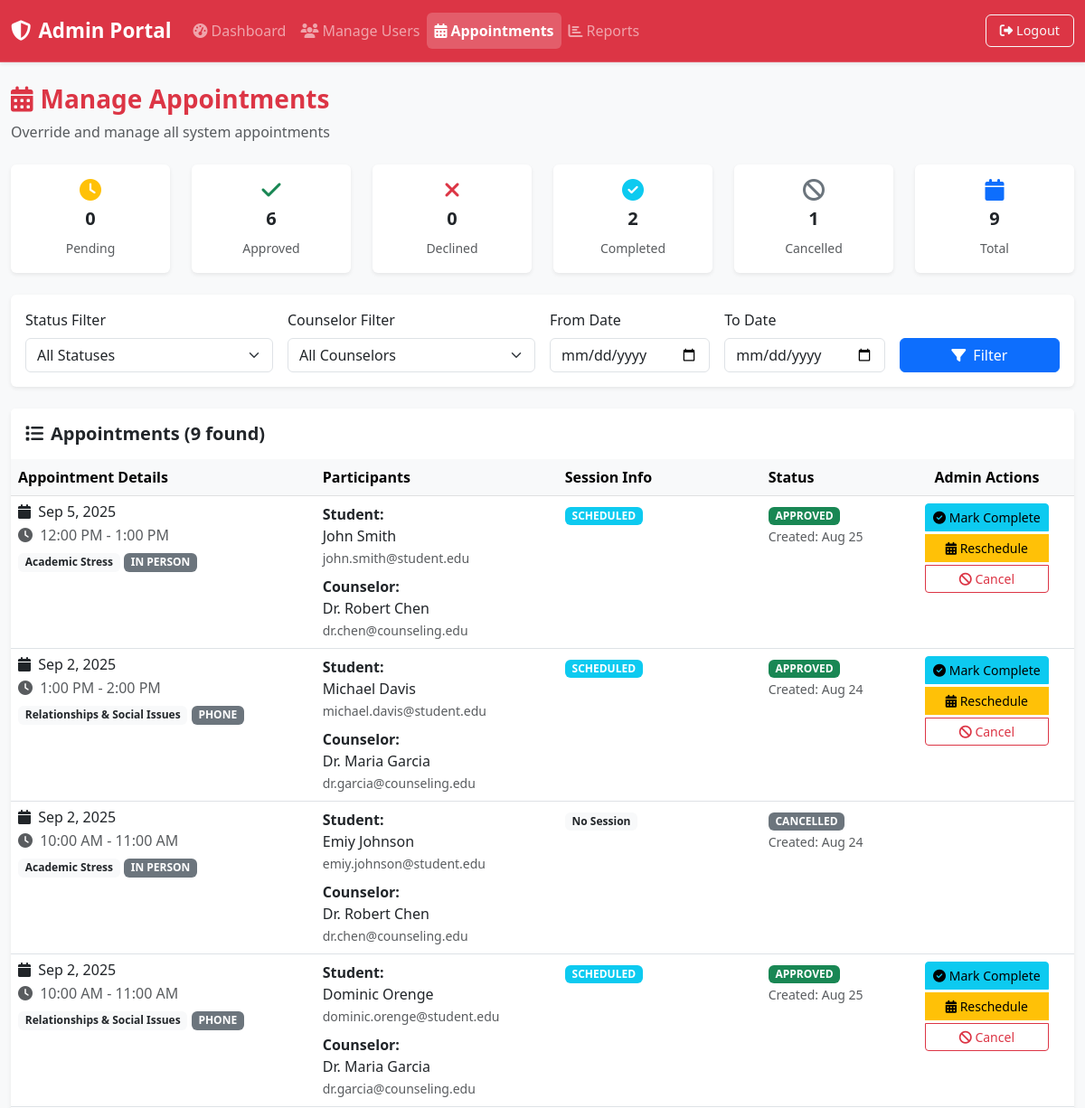
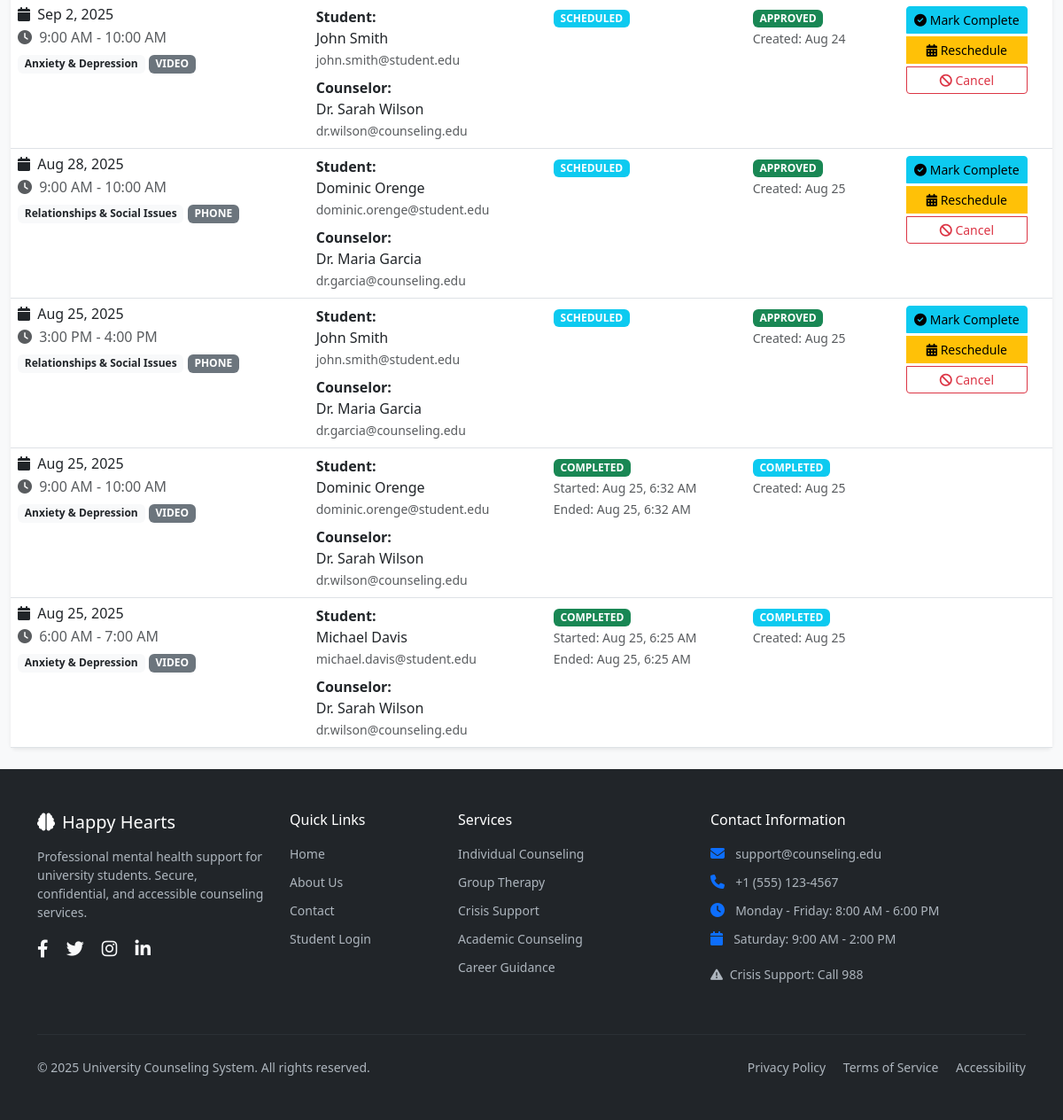
The page /admin/manage_appointments.php (signed in) on the database its author committed (2 pictures, top to bottom).
### tables this page shows
CREATE TABLE `appointments` (
  `id` bigint NOT NULL AUTO_INCREMENT,
  `student_id` bigint NOT NULL,
  `counselor_id` bigint NOT NULL,
  `start_time` datetime NOT NULL,
  `end_time` datetime NOT NULL,
  `status` enum('PENDING','APPROVED','DECLINED','CANCELLED','COMPLETED') DEFAULT 'PENDING',
  `message` text,
  `created_at` timestamp NULL DEFAULT CURRENT_TIMESTAMP,
  `updated_at` timestamp NULL DEFAULT NULL,
  PRIMARY KEY (`id`),
  KEY `counselor_id` (`counselor_id`,`start_time`),
  KEY `student_id` (`student_id`,`start_time`),
  CONSTRAINT `appointments_ibfk_1` FOREIGN KEY (`student_id`) REFERENCES `users` (`id`),
  CONSTRAINT `appointments_ibfk_2` FOREIGN KEY (`counselor_id`) REFERENCES `users` (`id`)
);

CREATE TABLE `counselor_profiles` (
  `user_id` bigint NOT NULL,
  `specialty` varchar(150) DEFAULT NULL,
  `meeting_mode` enum('IN_PERSON','VIDEO','PHONE') DEFAULT NULL,
  `bio` text,
  `location` varchar(150) DEFAULT NULL,
  PRIMARY KEY (`user_id`),
  CONSTRAINT `counselor_profiles_ibfk_1` FOREIGN KEY (`user_id`) REFERENCES `users` (`id`) ON DELETE CASCADE
);

CREATE TABLE `users` (
  `id` bigint NOT NULL AUTO_INCREMENT,
  `role` enum('STUDENT','COUNSELOR','ADMIN') NOT NULL,
  `name` varchar(150) NOT NULL,
  `email` varchar(150) NOT NULL,
  `password_hash` varchar(255) NOT NULL,
  `phone` varchar(20) DEFAULT NULL,
  `created_at` timestamp NULL DEFAULT CURRENT_TIMESTAMP,
  PRIMARY KEY (`id`),
  UNIQUE KEY `email` (`email`)
);

CREATE TABLE `sessions` (
  `id` bigint NOT NULL AUTO_INCREMENT,
  `appointment_id` bigint NOT NULL,
  `status` enum('SCHEDULED','IN_PROGRESS','COMPLETED','CANCELLED') DEFAULT 'SCHEDULED',
  `started_at` datetime DEFAULT NULL,
  `ended_at` datetime DEFAULT NULL,
  PRIMARY KEY (`id`),
  UNIQUE KEY `appointment_id` (`appointment_id`),
  CONSTRAINT `sessions_ibfk_1` FOREIGN KEY (`appointment_id`) REFERENCES `appointments` (`id`) ON DELETE CASCADE
);

### admin/manage_appointments.php (the view, shortened to what the rows shown need)
<?php
require_once '../config/db.php';
$query = "
    SELECT a.*,
           s_user.name as student_name, s_user.email as student_email, s_user.phone as student_phone,
           c_user.name as counselor_name, c_user.email as counselor_email,
           cp.specialty, cp.meeting_mode, cp.location,
           sess.id as session_id, sess.status as session_status, sess.started_at, sess.ended_at,
           (CASE
               WHEN sess.status = 'IN_PROGRESS' AND sess.started_at < DATE_SUB(NOW(), INTERVAL 2 HOUR)
               THEN 1 ELSE 0
           END) as is_stuck
    FROM appointments a
    JOIN users s_user ON a.student_id = s_user.id
    JOIN users c_user ON a.counselor_id = c_user.id
    LEFT JOIN counselor_profiles cp ON c_user.id = cp.user_id
    LEFT JOIN sessions sess ON a.id = sess.appointment_id
    WHERE 1=1
";
$params = [];
$query .= " ORDER BY a.start_time DESC";
$stmt = $pdo->prepare($query);
$stmt->execute($params);
$appointments = $stmt->fetchAll();
?>
<!DOCTYPE html>
<html lang="en">
<head>
    <link href="https://cdn.jsdelivr.net/npm/bootstrap@5.3.0/dist/css/bootstrap.min.css" rel="stylesheet">
    <link href="https://cdnjs.cloudflare.com/ajax/libs/font-awesome/6.4.0/css/all.min.css" rel="stylesheet">
    <link href="../assets/css/app.css" rel="stylesheet">
</head>
<body class="bg-light">
    <div class="container-fluid py-4">
        <div class="row">
            <div class="col-12">
                <div class="d-flex justify-content-between align-items-center mb-4">
                    <div>
                        <h1 class="h3 fw-bold text-danger">
                            <i class="fas fa-calendar-alt me-2"></i>Manage Appointments
                        </h1>
                    </div>
                </div>
            </div>
        </div>
        <div class="card border-0 shadow-sm">
            <div class="card-body p-0">
                <div class="table-responsive">
                    <table class="table table-hover mb-0">
                        <thead class="table-light">
                            <tr>
                                <th>Appointment Details</th>
                                <th>Participants</th>
                                <th>Session Info</th>
                                <th>Status</th>
                                <th class="text-center">Admin Actions</th>
                            </tr>
                        </thead>
                        <tbody>
                            <?php foreach ($appointments as $appointment): ?>
                                <tr <?= $appointment['is_stuck'] ? 'class="table-warning"' : '' ?>>
                                    <td>
                                        <div>
                                            <h6 class="mb-1">
                                                <i class="fas fa-calendar me-1"></i>
                                                <?= date('M j, Y', strtotime($appointment['start_time'])) ?>
                                            </h6>
                                            <p class="mb-1 text-muted">
                                                <i class="fas fa-clock me-1"></i>
                                                <?= date('g:i A', strtotime($appointment['start_time'])) ?> -
                                                <?= date('g:i A', strtotime($appointment['end_time'])) ?>
                                            </p>
                                            <?php if ($appointment['specialty']): ?>
                                                <span class="badge bg-light text-dark"><?= htmlspecialchars($appointment['specialty']) ?></span>
                                            <?php endif; ?>
                                            <?php if ($appointment['meeting_mode']): ?>
                                                <span class="badge bg-secondary"><?= str_replace('_', ' ', $appointment['meeting_mode']) ?></span>
                                            <?php endif; ?>
                                        </div>
                                    </td>
                                    <td>
                                        <div class="mb-2">
                                            <strong>Student:</strong><br>
                                            <?= htmlspecialchars($appointment['student_name']) ?><br>
                                            <small class="text-muted"><?= htmlspecialchars($appointment['student_email']) ?></small>
                                        </div>
                                        <div>
                                            <strong>Counselor:</strong><br>
                                            <?= htmlspecialchars($appointment['counselor_name']) ?><br>
                                            <small class="text-muted"><?= htmlspecialchars($appointment['counselor_email']) ?></small>
                                        </div>
                                    </td>
                                    <td>
                                        <?php if ($appointment['session_id']): ?>
                                            <span class="badge bg-<?=
                                                $appointment['session_status'] === 'COMPLETED' ? 'success' :
                                                ($appointment['session_status'] === 'IN_PROGRESS' ? 'warning' : 'info')
                                            ?>">
                                                <?= $appointment['session_status'] ?>
                                            </span>
                                            <?php if ($appointment['started_at']): ?>
                                                <br><small class="text-muted">Started: <?= date('M j, g:i A', strtotime($appointment['started_at'])) ?></small>
                                            <?php endif; ?>
                                            <?php if ($appointment['ended_at']): ?>
                                                <br><small class="text-muted">Ended: <?= date('M j, g:i A', strtotime($appointment['ended_at'])) ?></small>
                                            <?php endif; ?>
                                        <?php else: ?>
                                            <span class="badge bg-light text-dark">No Session</span>
                                        <?php endif; ?>
                                    </td>
                                    <td>
                                        <span class="badge bg-<?=
                                            $appointment['status'] === 'APPROVED' ? 'success' :
                                            ($appointment['status'] === 'PENDING' ? 'warning' :
                                            ($appointment['status'] === 'COMPLETED' ? 'info' : 'secondary'))
                                        ?>">
                                            <?= $appointment['status'] ?>
                                        </span>
                                        <br><small class="text-muted">
                                            Created: <?= date('M j', strtotime($appointment['created_at'])) ?>
                                        </small>
                                    </td>
                                    <td class="text-center">
                                        <div class="btn-group-vertical" role="group">
                                            <?php if ($appointment['status'] === 'PENDING'): ?>
                                                <button class="btn btn-sm btn-success mb-1"
                                                        onclick="forceAction('approve', <?= $appointment['id'] ?>)">
                                                    <i class="fas fa-check"></i> Force Approve
                                                </button>
                                                <button class="btn btn-sm btn-danger mb-1"
                                                        data-bs-toggle="modal" data-bs-target="#declineModal"
                                                        data-appointment-id="<?= $appointment['id'] ?>">
                                                    <i class="fas fa-times"></i> Decline
                                                </button>
                                            <?php elseif ($appointment['status'] === 'APPROVED'): ?>
                                                <button class="btn btn-sm btn-info mb-1"
                                                        onclick="forceAction('complete', <?= $appointment['id'] ?>)">
                                                    <i class="fas fa-check-circle"></i> Mark Complete
                                                </button>
                                                <button class="btn btn-sm btn-warning mb-1"
                                                        data-bs-toggle="modal" data-bs-target="#rescheduleModal"
                                                        data-appointment-id="<?= $appointment['id'] ?>"
                                                        data-start-time="<?= $appointment['start_time'] ?>"
                                                        data-end-time="<?= $appointment['end_time'] ?>">
                                                    <i class="fas fa-calendar-alt"></i> Reschedule
                                                </button>
                                            <?php endif; ?>
                                            <?php if (!in_array($appointment['status'], ['CANCELLED', 'COMPLETED'])): ?>
                                                <button class="btn btn-sm btn-outline-danger"
                                                        data-bs-toggle="modal" data-bs-target="#cancelModal"
                                                        data-appointment-id="<?= $appointment['id'] ?>">
                                                    <i class="fas fa-ban"></i> Cancel
                                                </button>
                                            <?php endif; ?>
                                        </div>
                                    </td>
                                </tr>
                            <?php endforeach; ?>
                        </tbody>
                    </table>
                </div>
            </div>
        </div>
    </div>
</body>
</html>

### rows shown on the page
appointments: start_time "Sep 5, 2025", start_time "12:00 PM", end_time "1:00 PM", counselor_profiles.specialty "Academic Stress", counselor_profiles.meeting_mode "IN PERSON", student.name "John Smith", student.email "john.smith@student.edu", counselor.name "Dr. Robert Chen", counselor.email "dr.chen@counseling.edu", sessions.status "SCHEDULED", status "APPROVED", created_at "Aug 25"
appointments: start_time "Sep 2, 2025", start_time "1:00 PM", end_time "2:00 PM", counselor_profiles.specialty "Relationships & Social Issues", counselor_profiles.meeting_mode "PHONE", student.name "Michael Davis", student.email "michael.davis@student.edu", counselor.name "Dr. Maria Garcia", counselor.email "dr.garcia@counseling.edu", sessions.status "SCHEDULED", status "APPROVED", created_at "Aug 24"
appointments: start_time "Sep 2, 2025", start_time "10:00 AM", end_time "11:00 AM", counselor_profiles.specialty "Academic Stress", counselor_profiles.meeting_mode "IN PERSON", student.name "Emiy Johnson", student.email "emiy.johnson@student.edu", counselor.name "Dr. Robert Chen", counselor.email "dr.chen@counseling.edu", shows "No Session", status "CANCELLED", created_at "Aug 24"
appointments: start_time "Sep 2, 2025", start_time "10:00 AM", end_time "11:00 AM", counselor_profiles.specialty "Relationships & Social Issues", counselor_profiles.meeting_mode "PHONE", student.name "Dominic Orenge", student.email "dominic.orenge@student.edu", counselor.name "Dr. Maria Garcia", counselor.email "dr.garcia@counseling.edu", sessions.status "SCHEDULED", status "APPROVED", created_at "Aug 25"
appointments: start_time "Sep 2, 2025", start_time "9:00 AM", end_time "10:00 AM", counselor_profiles.specialty "Anxiety & Depression", counselor_profiles.meeting_mode "VIDEO", student.name "John Smith", student.email "john.smith@student.edu", counselor.name "Dr. Sarah Wilson", counselor.email "dr.wilson@counseling.edu", sessions.status "SCHEDULED", status "APPROVED", created_at "Aug 24"
appointments: start_time "Aug 28, 2025", start_time "9:00 AM", end_time "10:00 AM", counselor_profiles.specialty "Relationships & Social Issues", counselor_profiles.meeting_mode "PHONE", student.name "Dominic Orenge", student.email "dominic.orenge@student.edu", counselor.name "Dr. Maria Garcia", counselor.email "dr.garcia@counseling.edu", sessions.status "SCHEDULED", status "APPROVED", created_at "Aug 25"
appointments: start_time "Aug 25, 2025", start_time "3:00 PM", end_time "4:00 PM", counselor_profiles.specialty "Relationships & Social Issues", counselor_profiles.meeting_mode "PHONE", student.name "John Smith", student.email "john.smith@student.edu", counselor.name "Dr. Maria Garcia", counselor.email "dr.garcia@counseling.edu", sessions.status "SCHEDULED", status "APPROVED", created_at "Aug 25"
appointments: start_time "Aug 25, 2025", start_time "9:00 AM", end_time "10:00 AM", counselor_profiles.specialty "Anxiety & Depression", counselor_profiles.meeting_mode "VIDEO", student.name "Dominic Orenge", student.email "dominic.orenge@student.edu", counselor.name "Dr. Sarah Wilson", counselor.email "dr.wilson@counseling.edu", sessions.status "COMPLETED", sessions.started_at "Aug 25, 6:32 AM", sessions.ended_at "Aug 25, 6:32 AM", status "COMPLETED", created_at "Aug 25"
appointments: start_time "Aug 25, 2025", start_time "6:00 AM", end_time "7:00 AM", counselor_profiles.specialty "Anxiety & Depression", counselor_profiles.meeting_mode "VIDEO", student.name "Michael Davis", student.email "michael.davis@student.edu", counselor.name "Dr. Sarah Wilson", counselor.email "dr.wilson@counseling.edu", sessions.status "COMPLETED", sessions.started_at "Aug 25, 6:25 AM", sessions.ended_at "Aug 25, 6:25 AM", status "COMPLETED", created_at "Aug 25"

### other values the page prints
$stats['PENDING'] "0"
$stats['APPROVED'] "6"
$stats['DECLINED'] "0"
$stats['COMPLETED'] "2"
$stats['CANCELLED'] "1"
array_sum($stats) "9"
count($appointments) "9"
